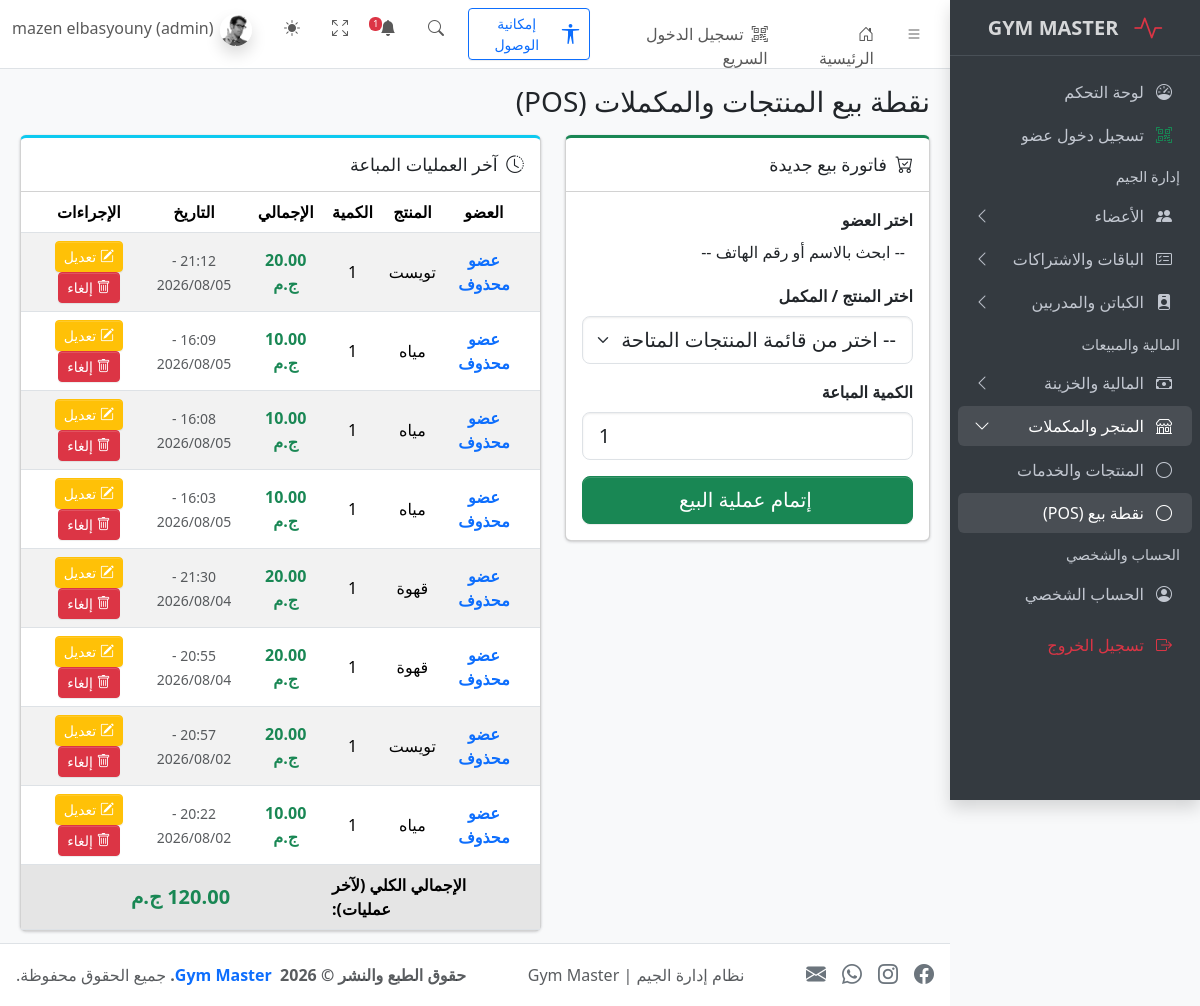
The page /pos.php (signed in) on the database as committed earlier.
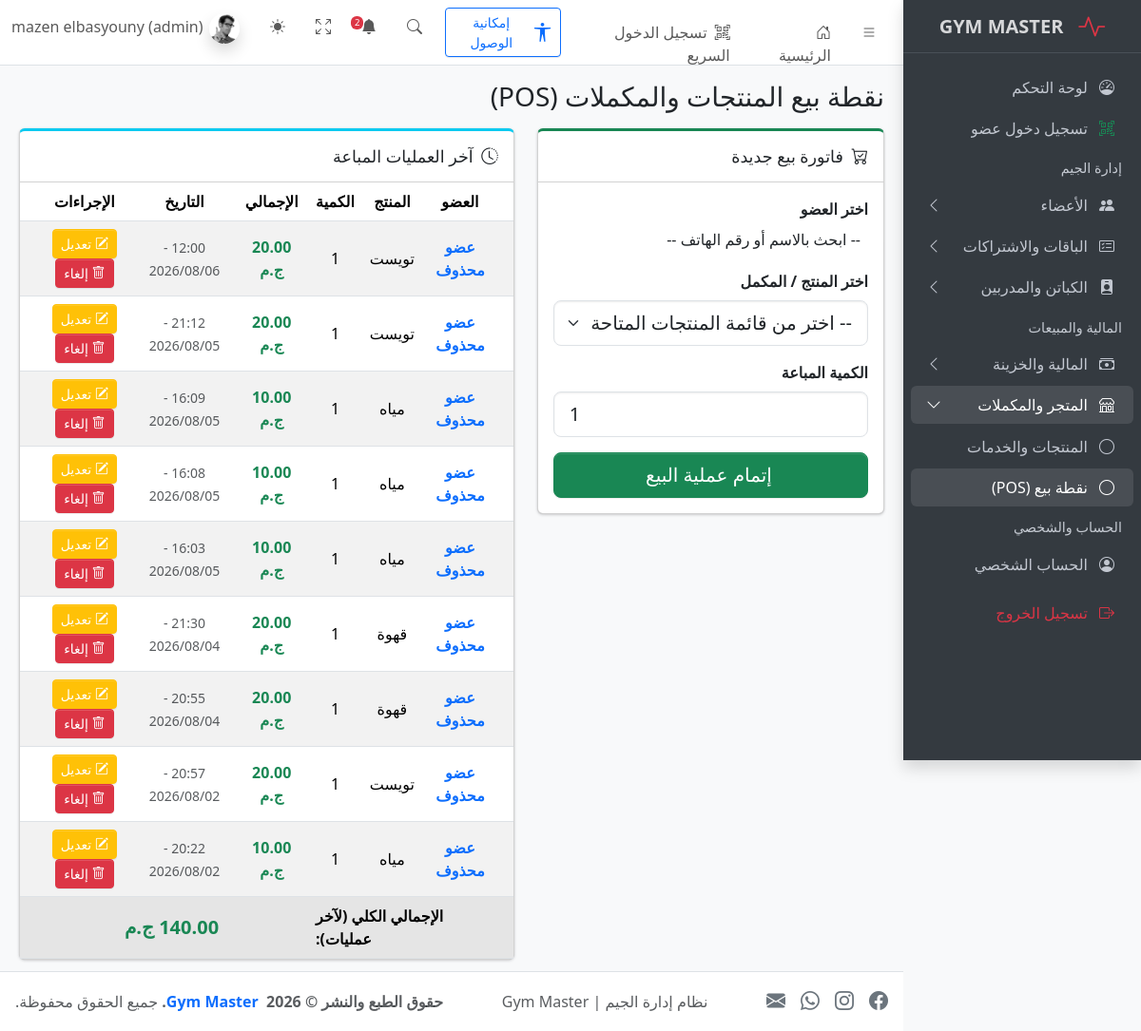
The same page on the database as committed later.
### tables this page shows
CREATE TABLE `sales` (
  `id` int(11) NOT NULL,
  `product_id` int(11) NOT NULL,
  `quantity` int(11) NOT NULL DEFAULT 1,
  `total_price` decimal(10,2) NOT NULL,
  `created_at` timestamp NOT NULL DEFAULT current_timestamp()
);

CREATE TABLE `products` (
  `id` int(11) NOT NULL,
  `name` varchar(255) NOT NULL,
  `category` varchar(100) DEFAULT 'مكملات',
  `price` decimal(10,2) NOT NULL DEFAULT 0.00,
  `quantity` int(11) NOT NULL DEFAULT 0,
  `created_at` timestamp NOT NULL DEFAULT current_timestamp()
);

### pos.php (the view, shortened to what the changed rows need)
<?php
require_once __DIR__ . '/config/db.php';
require_once __DIR__ . '/includes/header.php';
try {
    $recentSales = $pdo->query("
        SELECT s.*, p.name as product_name, m.full_name as member_name
        FROM sales s
        JOIN products p ON s.product_id = p.id
        LEFT JOIN members m ON s.member_id = m.id
        ORDER BY s.id DESC LIMIT 10
    ")->fetchAll();
} catch (Exception $e) {
    $members = [];
    $products = [];
    $recentSales = [];
}
?>
<link href="https://cdn.jsdelivr.net/npm/select2@4.1.0-rc.0/dist/css/select2.min.css" rel="stylesheet" />
<link href="https://cdn.jsdelivr.net/npm/select2-bootstrap-5-theme@1.3.0/dist/select2-bootstrap-5-theme.min.css" rel="stylesheet" />
<main class="app-main">
    <div class="app-content">
        <div class="container-fluid">
            <div class="row">
                <div class="col-md-7">
                    <div class="card card-outline card-info">
                        <div class="card-body p-0">
                            <table class="table table-striped m-0 text-center align-middle">
                                <thead>
                                    <tr>
                                        <th>العضو</th>
                                        <th>المنتج</th>
                                        <th>الكمية</th>
                                        <th>الإجمالي</th>
                                        <th>التاريخ</th>
                                        <th>الإجراءات</th>
                                    </tr>
                                </thead>
                                <tbody>
                                    <?php
                                    $grand_total = 0;
                                    if (!empty($recentSales)):
                                    ?>
                                        <?php foreach ($recentSales as $sale):
                                            $grand_total += $sale['total_price'];
                                        ?>
                                            <tr>
                                                <td class="fw-bold text-primary"><?= htmlspecialchars($sale['member_name'] ?? 'عضو محذوف') ?></td>
                                                <td><?= htmlspecialchars($sale['product_name']) ?></td>
                                                <td><?= $sale['quantity'] ?></td>
                                                <td class="text-success fw-bold"><?= number_format($sale['total_price'], 2) ?> ج.م</td>
                                                <td><small class="text-muted"><?= date('H:i - Y/m/d', strtotime($sale['created_at'])) ?></small></td>
                                                <td>
                                                    <button class="btn btn-sm btn-warning text-white edit-sale-btn"
                                                            data-bs-toggle="modal"
                                                            data-bs-target="#editSaleModal"
                                                            data-id="<?= $sale['id'] ?>"
                                                            data-qty="<?= $sale['quantity'] ?>"
                                                            data-product="<?= htmlspecialchars($sale['product_name']) ?>">
                                                        <i class="bi bi-pencil-square"></i> تعديل
                                                    </button>
                                                    <a href="pos.php?delete_sale_id=<?= $sale['id'] ?>"
                                                       class="btn btn-sm btn-danger"
                                                       onclick="return confirm('هل أنت متأكد من إلغاء عملية البيع وإرجاع الكمية للمخزن؟');">
                                                        <i class="bi bi-trash"></i> إلغاء
                                                    </a>
                                                </td>
                                            </tr>
                                        <?php endforeach; ?>
                                    <?php else: ?>
                                        <tr>
                                            <td colspan="6" class="text-center py-3 text-muted">لا توجد مبيعات حالياً.</td>
                                        </tr>
                                    <?php endif; ?>
                                </tbody>
                                <?php if (!empty($recentSales)): ?>
                                    <tfoot>
                                        <tr class="table-active">
                                            <th colspan="3" class="text-end">الإجمالي الكلي (لآخر عمليات):</th>
                                            <th colspan="3" class="text-success fw-bold fs-5 text-center"><?= number_format($grand_total, 2) ?> ج.م</th>
                                        </tr>
                                    </tfoot>
                                <?php endif; ?>
                            </table>
                        </div>
                    </div>
                </div>
            </div>
        </div>
    </div>
</main>
<?php require_once __DIR__ . '/includes/footer.php'; ?>

### includes/header.php (shortened to what the changed rows need)
<?php
require_once __DIR__ . '/../config/db.php';
$isAdmin = isset($_SESSION['user_role']) && strtolower($_SESSION['user_role']) === 'admin';
$expiringCount = 0;
$newMembersCount = 0;
if (isset($conn) && $conn instanceof mysqli && !$conn->connect_error) {
    $expQuery = $conn->query("SELECT COUNT(*) as total FROM subscriptions WHERE end_date BETWEEN CURRENT_DATE() AND DATE_ADD(CURRENT_DATE(), INTERVAL 3 DAY)");
    if ($expQuery) {
        $expiringCount = (int)$expQuery->fetch_assoc()['total'];
    }
    $newQuery = $conn->query("SELECT COUNT(*) as total FROM members WHERE DATE(join_date) = CURRENT_DATE()");
    if ($newQuery) {
        $newMembersCount = (int)$newQuery->fetch_assoc()['total'];
    }
}
$totalNotifications = $expiringCount + $newMembersCount + ($isAdmin ? 1 : 0);
?>
<!doctype html>
<html lang="ar" dir="rtl">
  <head>
    <link
      rel="stylesheet"
      href="https://cdn.jsdelivr.net/npm/@fontsource/source-sans-3@5.0.12/index.css"
      media="print"
      onload="this.media = 'all'"
    />
    <link
      rel="stylesheet"
      href="https://cdn.jsdelivr.net/npm/overlayscrollbars@2.11.0/styles/overlayscrollbars.min.css"
    />
    <link
      rel="stylesheet"
      href="https://cdn.jsdelivr.net/npm/bootstrap-icons@1.13.1/font/bootstrap-icons.min.css"
    />
    <link rel="stylesheet" href="css/adminlte.rtl.css" />
    <link
      rel="stylesheet"
      href="https://cdn.jsdelivr.net/npm/apexcharts@3.37.1/dist/apexcharts.css"
    />
    <link
      rel="stylesheet"
      href="https://cdn.jsdelivr.net/npm/jsvectormap@1.5.3/dist/css/jsvectormap.min.css"
    />
  </head>
  <body class="layout-fixed sidebar-expand-lg bg-body-tertiary">
    <div class="app-wrapper">
      <nav class="app-header navbar navbar-expand bg-body">
        <div class="container-fluid">
          <ul class="navbar-nav ms-auto">
            <li class="nav-item dropdown">
              <a class="nav-link" data-bs-toggle="dropdown" href="#">
                <i class="bi bi-bell-fill"></i>
                <?php if ($totalNotifications > 0): ?>
                  <span class="navbar-badge badge text-bg-danger"><?= $totalNotifications ?></span>
                <?php endif; ?>
              </a>
            </li>
          </ul>
        </div>
      </nav>

Rows that differ between the two databases and show on the page:
added sales: member_name "عضو محذوف", product.name "تويست", quantity "1", total_price "20.00", created_at "12:00 - 2026/08/06"
Other text that changed with them:
$totalNotifications: "1" → "2"
$grand_total: "120.00" → "140.00"
